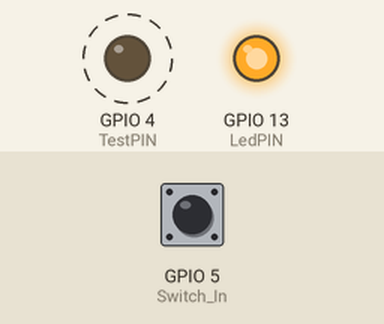
The sketch below on a simulated ESP32. Shown: output pins drawn as LEDs (lit = HIGH). Dashed ring = blinking. The inputs (shaded band) are chosen by the test bench; at power-on: GPIO 5 (Switch_In) HIGH.

Above: at 1.2 s.
1.3 s: GPIO 5 (Switch_In) pulsed LOW 5 times (0.12 s each, 0.3 s apart)
At 2.8 s:
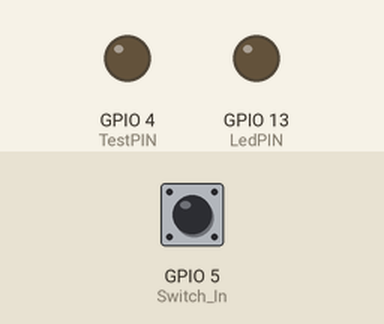
4.5 s: GPIO 5 (Switch_In) pulled LOW for 0.15 s
At 4.59 s:
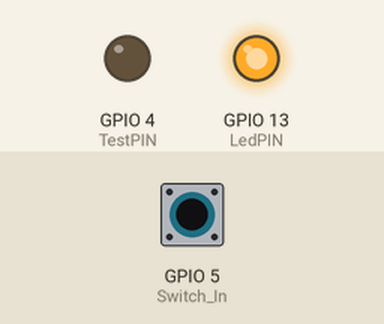
Timing chart, 0 to 13.5 s (numbered marks = the images above; inputs shaded):
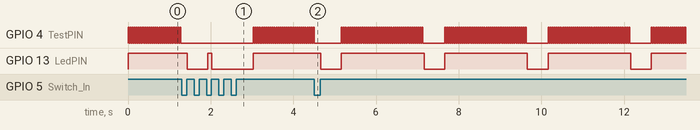

The sketch:

00_Sleep_Ligth_Sw.ino
```cpp
/* =================================================================================== */
#include <Arduino.h>
// #include "driver/rtc_io.h" // Libreria fondamentale per gestire i pin in Deep Sleep

#define MICRO_A_SEC 1000000ULL    // unsigned long long  64 bit   1.000.000
#define WAKEUP_PIN GPIO_NUM_5
#define LedPIN     13
#define TestPIN    4
#define Switch_In  5

// Variabile salvata nella memoria RTC
RTC_DATA_ATTR int totalCycles = 0;    // n.u.

boolean           Stay_Active = false;

/* ----------------------------------------------------------------------------------- */
void print_wakeup_reason() {          // n.u.
  esp_sleep_wakeup_cause_t wakeup_reason = esp_sleep_get_wakeup_cause();
  switch(wakeup_reason) {
    case ESP_SLEEP_WAKEUP_EXT0 : Serial.println("SVEGLIA: Premuto pulsante su D5!"); break;
    case ESP_SLEEP_WAKEUP_TIMER : Serial.println("SVEGLIA: Timer scaduto."); break;
    default : Serial.println("SVEGLIA: Reset/Power-on."); break;
  }
}

/* ----------------------------------------------------------------------------------- */
boolean Check_WakeUp_FromSwitch() {
  if( esp_sleep_get_wakeup_cause() == ESP_SLEEP_WAKEUP_EXT0) return true;
  return false;
}

/* ----------------------------------------------------------------------------------- */
boolean Check_Switch_Closed() {
  if(digitalRead(Switch_In) == LOW) {
    delay(20);
    if(digitalRead(Switch_In) == LOW) return true;
    else                              return false;
  }
  else return false;
}

/* ----------------------------------------------------------------------------------- */
boolean Check_Status() {
  if(!Check_Switch_Closed()) return false;
  uint16_t Count = 0;
  while(Check_Switch_Closed()) {
    delay(10); if(++Count>500)
    return false;          // Switch always on (> 5sec)
  }
  Stay_Active = !Stay_Active;
  return true;            // Change status requested
}

/* ----------------------------------------------------------------------------------- */
void setup() {
  pinMode(LedPIN,    OUTPUT);
  pinMode(TestPIN,    OUTPUT);
  pinMode(Switch_In, INPUT_PULLUP);
  if(Check_Switch_Closed()) {
    while(Check_Switch_Closed());
    Stay_Active = true;
  }
}

/* ----------------------------------------------------------------------------------- */
/* the "Stay_Active" at the first reset is false, so                                   */
/* The sequence is Active-->Ligth Sleep-->Deep Sleep                                   */
/* pulsing the Switch_In during Active if !Active --> Stay only active                 */
/* pulsing the Switch_In during Active if Active  --> Start immediatly Ligth, Deep ..  */
/* pulsing the Switch_In at wakeup from ligth goto to Active Only                      */
/* ----------------------------------------------------------------------------------- */
void loop() {
  digitalWrite(LedPIN, HIGH);     // 2sec Active
  for(int i=0; i<40; i++) {
    if(Check_Status()) {          // change status immediatly
      digitalWrite(TestPIN, LOW);
      while(Check_Switch_Closed());
      break;
    }
    digitalWrite(TestPIN, HIGH);
    delay(25);
    digitalWrite(TestPIN, LOW);
    delay(25);
  }
  digitalWrite(LedPIN, LOW);

  if(Stay_Active) {
    delay(500);
  }
  else {
    // ---   LIGTH SLEEP   ---
    esp_sleep_enable_timer_wakeup(5 * MICRO_A_SEC);
    esp_light_sleep_start();
  }
}


  // esp_sleep_enable_ext0_wakeup(5, 0);
  // rtc_gpio_pullup_en(5);
  // rtc_gpio_pulldown_dis(5);

  // boolean Check_WakeUp_FromSwitch() {
  //   if( esp_sleep_get_wakeup_cause() == ESP_SLEEP_WAKEUP_EXT0) return true;
  //   return false;
  // }


/* =================================================================================== */
```

Measured:
- by itself, GPIO 4 (TestPIN): moves between LOW and HIGH, repeating every 2.5 s
- by itself, GPIO 13 (LedPIN): alternates HIGH for 2.0 s and LOW for 0.50 s
